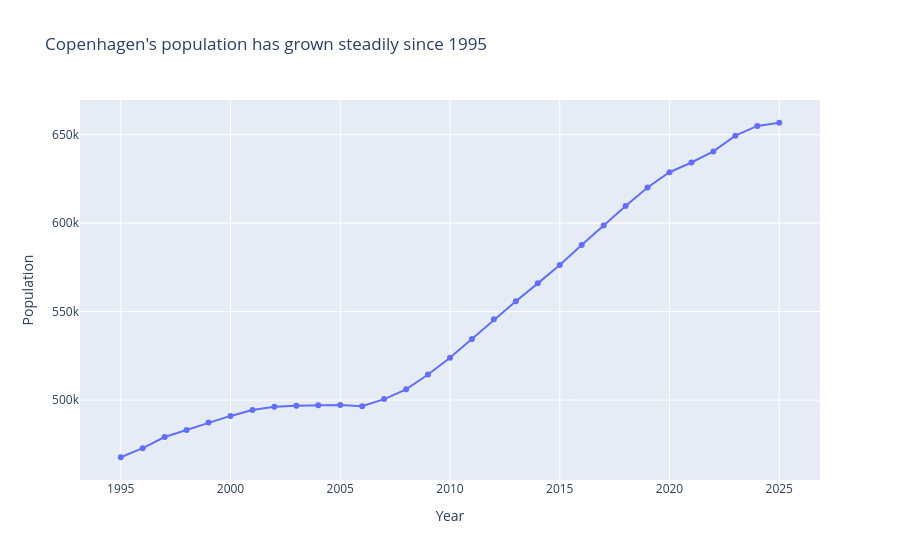

Here is the notebook cell this chart was saved with:
### Markdown cell above
### 7.1 Copenhagen's total population growth, 1995–2025

Before looking at demographic composition, we establish the baseline: Copenhagen's overall population has grown substantially since 1995. A simple line chart is the right choice here the story is purely about a single trend over time, and a line chart communicates that more cleanly than any other format. It sets the stage for everything that follows: a growing city is a city that is also changing.

### Code cell
total_pop = (
    population_long[
        population_long["ancestry"] == "Ancestry total"
    ]
    .groupby("year", as_index=False)["population"]
    .sum()
)

fig = px.line(
    total_pop,
    x="year",
    y="population",
    markers=True,
    title="Copenhagen's population has grown steadily since 1995",
    labels={"year": "Year", "population": "Population"}
)

# Save interactive HTML
fig.write_html("images/fig_16_population_forecast_line_chart.html")

# Save static PNG
fig.write_image("images/fig_16_population_forecast_line_chart.png")

fig.show()

### Figure 1 — Plotly figure (JSON) as saved in the notebook; plotly's stock layout.template omitted (floating-point values rounded to 4 significant figures)
{"data": [{"hovertemplate": "Year=%{x}<br>Population=%{y}<extra></extra>", "legendgroup": "", "line": {"color": "#636efa", "dash": "solid"}, "marker": {"symbol": "circle"}, "mode": "lines+markers", "name": "", "orientation": "v", "showlegend": false, "type": "scatter", "x": [1995, 1996, 1997, 1998, 1999, 2000, 2001, 2002, 2003, 2004, 2005, 2006, 2007, 2008, 2009, 2010, 2011, 2012, 2013, 2014, 2015, 2016, 2017, 2018, 2019, 2020, 2021, 2022, 2023, 2024, 2025], "xaxis": "x", "y": [467700.0, 472800.0, 479100.0, 483100.0, 487400.0, 491000.0, 494300.0, 496200.0, 496800.0, 497000.0, 497200.0, 496500.0, 500500.0, 506100.0, 514500.0, 523900.0, 534600.0, 545600.0, 555800.0, 566000.0, 576300.0, 587700.0, 598800.0, 609700.0, 620200.0, 628800.0, 634300.0, 640600.0, 649500.0, 655000.0, 656800.0], "yaxis": "y"}], "layout": {"legend": {"tracegroupgap": 0}, "title": {"text": "Copenhagen's population has grown steadily since 1995"}, "xaxis": {"anchor": "y", "domain": [0, 1], "title": {"text": "Year"}}, "yaxis": {"anchor": "x", "domain": [0, 1], "title": {"text": "Population"}}}}
